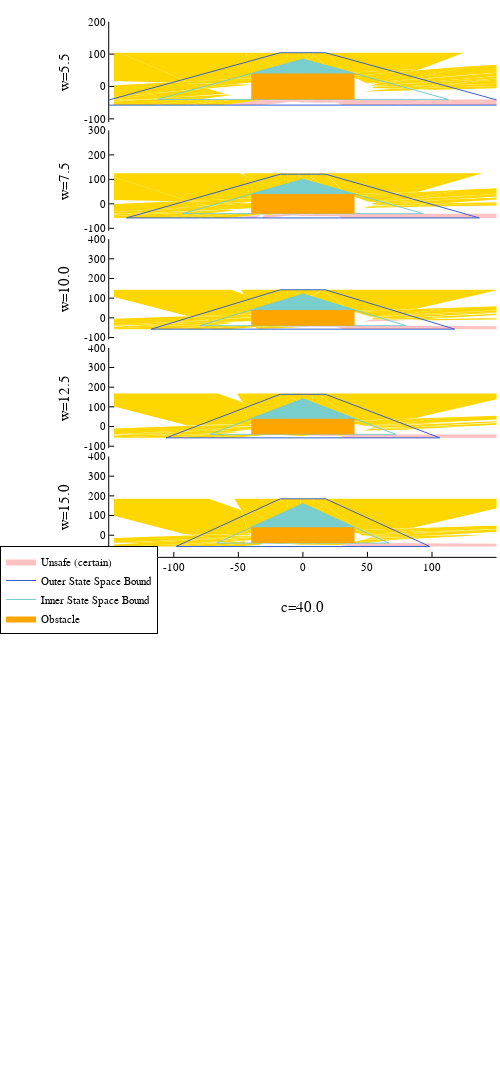

Notebook cell for this chart:
### Code cell
plots = []
legend_labels=false
unsafe_legend=false
in_legend = collect(false for star in zeppelin_small2_stars)
#print(length(in_legend))
c_vals = [5.5,7.5,10.0,12.5,15.0]
for (i,(w,x2_lim)) in enumerate(zip(c_vals,[(-110,200),(-110,300),(-110,400),(-110,400),(-110,400),(-110,400)]))
    inner_first = true
    for (c,x1_lim) in zip([40.0],[(-150,150)])
        global min_x1, max_x1 = x1_lim
        global min_x2, max_x2 = x2_lim
        push!(plots,plot_all_zeppelin(zeppelin_small2_stars,c,w))
        if inner_first
            inner_first=false
            yaxis!("w=$w",showaxis=true)
        end
        if i==length(c_vals)
            xaxis!("c=$c",showaxis=true)
        end
    end
end
#print(in_legend)
#,  legend = :outerright
fig = plot(plots...,grid=false,layout=(10,1),size = (500, 2400),link=:both,left_margin = [0Plots.mm 0Plots.mm],legend_position=:outerleft)
